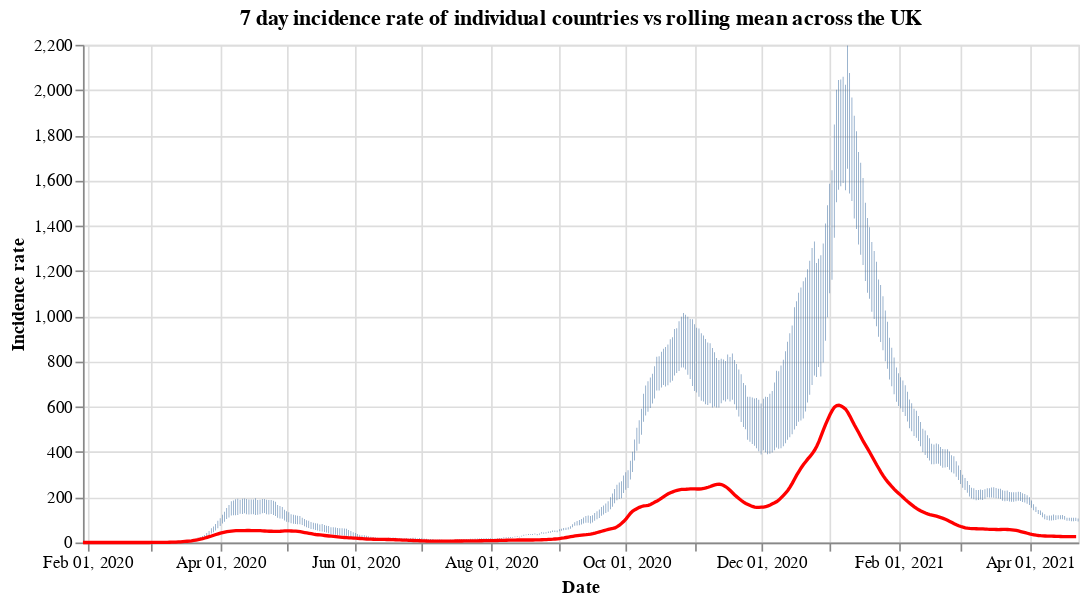

Source (notebook cell):
### Code cell
#collapse
countries = uk_cases['areaName'].unique()
countries.sort()

selection = alt.selection_single(
    name='Select',
    fields=['areaName'],
    init={'areaName': 'Wales'},
    bind={'areaName': alt.binding_select(options=countries)}
)

# scatter plot, modify opacity based on selection
bars = alt.Chart(uk_cases).mark_bar().add_selection(
    selection
).encode(
    x=alt.X("yearmonthdate(date):T", axis=alt.Axis(title='Date')),
    y=alt.Y("weeklyCasesRate:Q", axis=alt.Axis(title='Incidence rate')),
    tooltip='weeklyCasesRate:Q',
    opacity=alt.condition(selection, alt.value(1), alt.value(0))
).properties(title=f'7 day incidence rate of individual countries vs rolling mean across the UK', width=600)

line = alt.Chart(overview_cases).mark_line(
    color='red',
    size=2,
).transform_window(
    rolling_mean='mean(weeklyCasesRate)',
    frame=[0, 7]
).encode(
    x='yearmonthdate(date):T',
    y='rolling_mean:Q'
)

alt.layer(bars, line)

### Figure 1 — Vega-Lite specification as saved in the notebook (floating-point values rounded to 4 significant figures; data arrays with more than 128 entries replaced by an {"elided": "..."} marker saying what was removed)
{"config": {"view": {"continuousWidth": 400, "continuousHeight": 300}}, "layer": [{"data": {"name": "data-896c22573a0fbec13ea111776dd90e7a"}, "mark": "bar", "encoding": {"opacity": {"condition": {"value": 1, "selection": "Select"}, "value": 0}, "tooltip": {"type": "quantitative", "field": "weeklyCasesRate"}, "x": {"type": "temporal", "axis": {"title": "Date"}, "field": "date", "timeUnit": "yearmonthdate"}, "y": {"type": "quantitative", "axis": {"title": "Incidence rate"}, "field": "weeklyCasesRate"}}, "selection": {"Select": {"type": "single", "fields": ["areaName"], "init": {"areaName": "Wales"}, "bind": {"areaName": {"input": "select", "options": ["England", "Northern Ireland", "Scotland", "Wales"]}}}}, "title": "7 day incidence rate of individual countries vs rolling mean across the UK", "width": 600}, {"data": {"name": "data-e6b70462b06dd389641a56c4f24b93b1"}, "mark": {"type": "line", "color": "red", "size": 2}, "encoding": {"x": {"type": "temporal", "field": "date", "timeUnit": "yearmonthdate"}, "y": {"type": "quantitative", "field": "rolling_mean"}}, "transform": [{"window": [{"op": "mean", "field": "weeklyCasesRate", "as": "rolling_mean"}], "frame": [0, 7]}]}], "$schema": "https://vega.github.io/schema/vega-lite/v4.8.1.json", "datasets": {"data-896c22573a0fbec13ea111776dd90e7a": {"elided": "1704 records"}, "data-e6b70462b06dd389641a56c4f24b93b1": {"elided": "449 records"}}}
